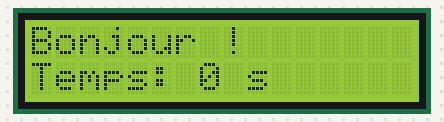
The sketch below on a simulated Arduino Uno, built with avr-gcc and run on an emulated ATmega328P. Parts: 16×2 character LCD. What the sketch prints to the serial monitor is not drawn.

Above: at 0.1 s.
At 4.1 s:
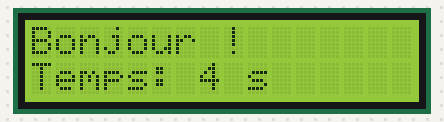
At 9.1 s:
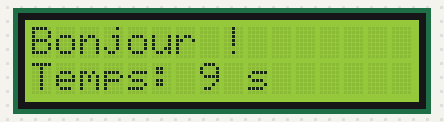
At 19.2 s:
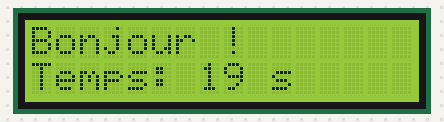
At 28.2 s:
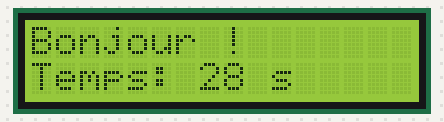
At 38.2 s:
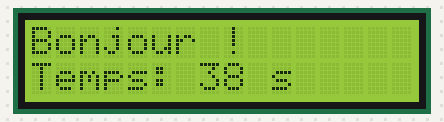

The sketch:

77_LCD_16x2.ino
```cpp
/*
 * =====================================================================
 *  Arduino Lab Nexus v6.1.0 STABLE  -  LCD 16x2 parallèle
 * =====================================================================
 *  Explication : Affiche un message et le temps écoulé sur un LCD 16x2 en mode 4 bits.
 *  Carte       : Arduino UNO / Nano (ATmega328P) - compatible Mega
 *  Moniteur    : 9600 bauds
 *
 *  Câblage :
 *   Arduino 5V     -> LCD VDD + A (via 220 ohms) + pot extrémité
 *   Arduino GND    -> LCD VSS + RW + K + pot extrémité
 *   Arduino D12    -> LCD RS
 *   Arduino D11    -> LCD E
 *   Arduino D5     -> LCD D4
 *   Arduino D4     -> LCD D5
 *   Arduino D3     -> LCD D6
 *   Arduino D2     -> LCD D7
 *
 *  Bibliothèques requises (arduino-cli lib install "...") : LiquidCrystal
 * =====================================================================
 */
// @libs: LiquidCrystal

#include <LiquidCrystal.h>

// RS, E, D4, D5, D6, D7
LiquidCrystal lcd(12, 11, 5, 4, 3, 2);

void setup() {
  Serial.begin(9600);
  lcd.begin(16, 2);          // 16 colonnes, 2 lignes
  lcd.print(F("Bonjour !"));
  Serial.println(F("[77] LCD 16x2 pret"));
}

void loop() {
  // Affiche le temps écoulé en secondes sur la 2e ligne
  unsigned long secondes = millis() / 1000;
  lcd.setCursor(0, 1);
  lcd.print(F("Temps: "));
  lcd.print(secondes);
  lcd.print(F(" s   "));
  Serial.print(F("Temps: ")); Serial.println(secondes);
  delay(1000);
}
```

Measured:
- what the display in image 1 shows lasts 1.0 s, from 4.1 s to 5.1 s
